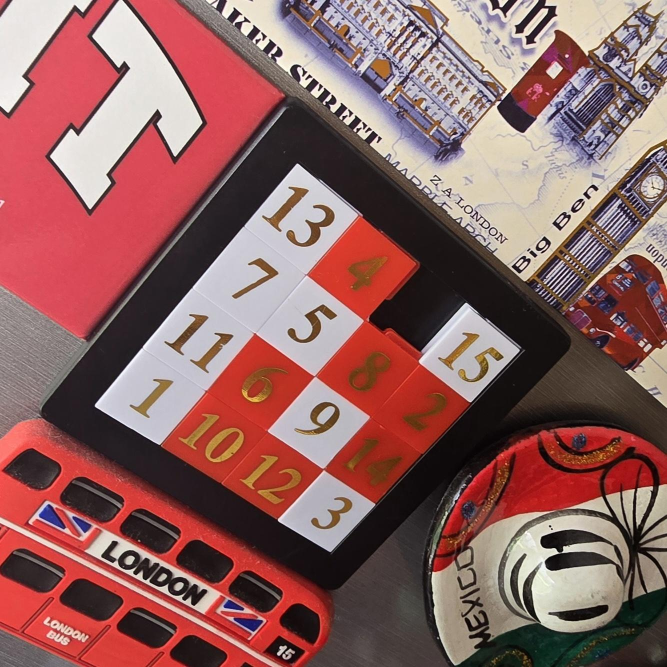
#> input picture assets/sample_puzzles/puzzle1.jpg, 1334 x 1334 px (shown at 1/2 size)
$ python debug_cli.py
#> lines starting #> are read from the running program, lines starting #| are printed output that depends on the picture; after the words box and inside, x2 and y2 are one past the last pixel; in counts of white or black regions, pixels touching at a corner belong together
#> in main, original is the input picture: shape (1334, 1334, 3); mean B, G, R 96.7, 98.3, 143.4
### puzzle15/vision/perspective.py
"""Perspective correction: locate the puzzle frame in a photo and warp it
to a top-down view.

Same contour-scoring/intersection approach as the original Reader project;
the only behavioral change is that failure to locate the puzzle now raises
VisionError instead of the caller receiving an implicit None and crashing
on unpacking.
"""

from __future__ import annotations

import logging

import cv2
import numpy as np

from puzzle15.vision.result import VisionError

logger = logging.getLogger(__name__)

MIN_CONTOUR_AREA = 1000
MIN_COLOR_FRACTION = 0.01
APPROX_POLY_EPSILON_RATIO = 0.04


def locate_and_warp(
    image: np.ndarray,
    color_config: dict,
    target_size: tuple[int, int] = (800, 800),
) -> tuple[np.ndarray, np.ndarray, np.ndarray]:
    """Find the puzzle frame in `image` and return a top-down warp of it.

    Returns (warped, binary_mask, debug_lines_image).
    Raises VisionError if no puzzle contour can be found.
    """
    binary_mask, mask_red, mask_white = _get_segmented_mask(image, color_config)
    vertices, lines_image = _get_vertices(image, binary_mask, mask_red, mask_white)

    if vertices is None:
        logger.warning("no puzzle contour found (min_area=%d, min_color_fraction=%.2f)", MIN_CONTOUR_AREA, MIN_COLOR_FRACTION)
        raise VisionError("Could not locate the puzzle's frame in the photo.")

    logger.debug("puzzle contour found, vertices (TL,TR,BR,BL)=%s", [tuple(v) for v in vertices.tolist()])
    warped = _warp(image, vertices.astype(np.float32), target_size)
    return warped, binary_mask, lines_image


def _get_segmented_mask(img: np.ndarray, color_config: dict) -> tuple[np.ndarray, np.ndarray, np.ndarray]:
    hsv = cv2.cvtColor(img, cv2.COLOR_BGR2HSV)
#> hsv: shape (1334, 1334, 3); mean H, S, V 74.5, 92, 145.3
    mask_red = cv2.inRange(hsv, color_config["low_red1"], color_config["up_red1"]) | cv2.inRange(
        hsv, color_config["low_red2"], color_config["up_red2"]
    )
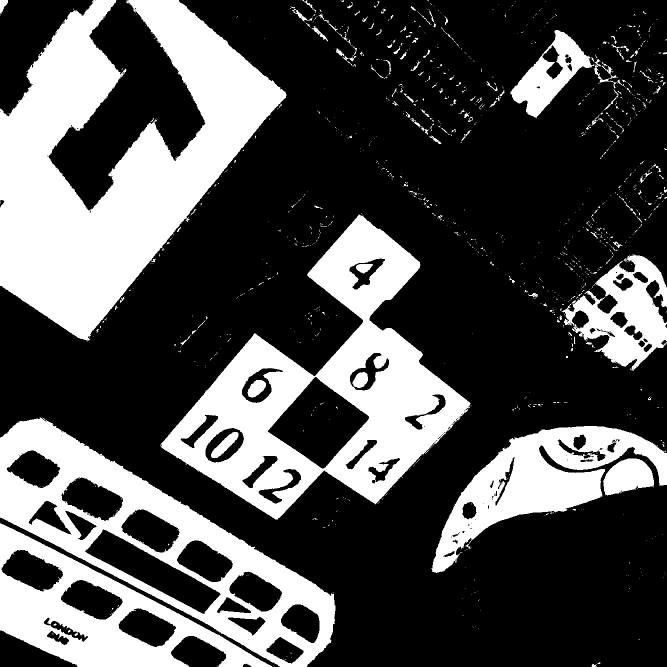
#> mask_red: shape (1334, 1334) (shown at 1/2 size); 31% white; 1170 white regions (1029 under 20 px), largest, box (x1, y1, x2, y2) and area: (0, 0, 574, 683) 187015, (321, 429, 943, 1039) 127065, (0, 835, 671, 1334) 84820
    mask_white = cv2.inRange(hsv, color_config["low_white"], color_config["up_white"])
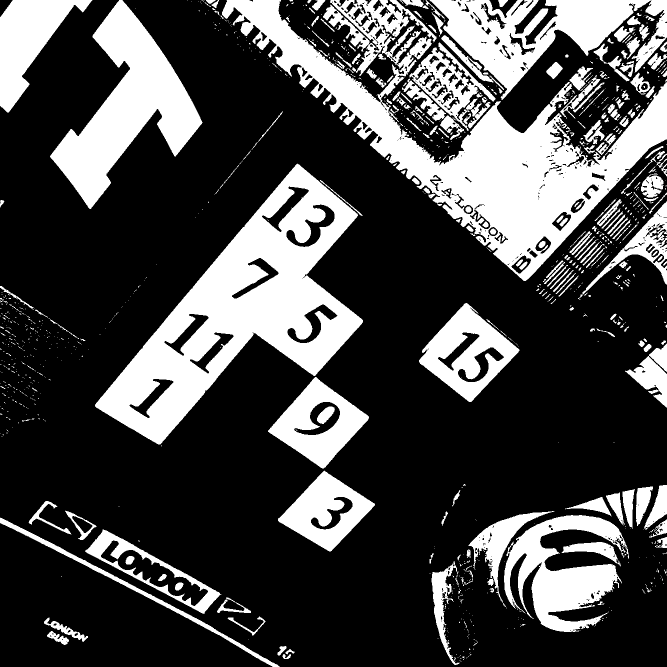
#> mask_white: shape (1334, 1334) (shown at 1/2 size); 28.2% white; 1120 white regions (853 under 20 px), largest, box (x1, y1, x2, y2) and area: (444, 0, 1334, 562) 123505, (190, 327, 726, 889) 105244, (100, 0, 405, 418) 48262
    binary_mask = mask_red | mask_white
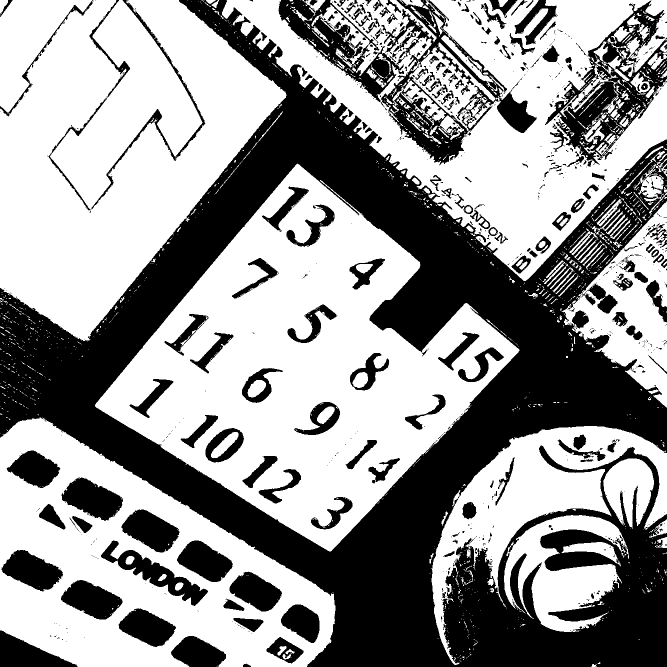
#> binary_mask: shape (1334, 1334) (shown at 1/2 size); 59.1% white; 792 black regions (590 under 20 px)
    return binary_mask, mask_red, mask_white


def _line_intersection(p1, p2, q1, q2) -> tuple[int, int] | None:
    a1, b1 = p2 - p1
    a2, b2 = q2 - q1

    denom = a1 * b2 - a2 * b1
    if denom == 0:
        return None

    dx = q1[0] - p1[0]
    dy = q1[1] - p1[1]

    t = (dx * b2 - dy * a2) / denom
    x = p1[0] + t * a1
    y = p1[1] + t * b1
    return int(x), int(y)


def _draw_extended_line(img, p1, p2, color, thickness=2) -> None:
    h, w = img.shape[:2]
    p1, p2 = np.array(p1, dtype=np.float32), np.array(p2, dtype=np.float32)
    if p2[0] - p1[0] == 0:
        cv2.line(img, (int(p1[0]), 0), (int(p1[0]), h), color, thickness)
    else:
        m = (p2[1] - p1[1]) / (p2[0] - p1[0])
        b = p1[1] - m * p1[0]
        cv2.line(img, (0, int(b)), (w, int(m * w + b)), color, thickness)


def _get_vertices(image, binary_mask, mask_red, mask_white):
    contours, _ = cv2.findContours(binary_mask, cv2.RETR_EXTERNAL, cv2.CHAIN_APPROX_SIMPLE)
#> contours = 1580 contours, 1435 with area under 20; largest, box (x1, y1, x2, y2) and area: (190, 327, 1039, 1103) 320507, (0, 0, 574, 683) 235135, (0, 835, 671, 1334) 214024, (444, 0, 1334, 562) 202582, (863, 852, 1334, 1330) 63652
    img_h, img_w = binary_mask.shape[:2]
    best_contour = None
    best_score = -1

    for contour in contours:
        area = cv2.contourArea(contour)
        if area < MIN_CONTOUR_AREA:
            continue

        contour_mask = np.zeros((img_h, img_w), dtype=np.uint8)
        cv2.drawContours(contour_mask, [contour], -1, 255, -1)
        red_pixels = cv2.countNonZero(cv2.bitwise_and(mask_red, mask_red, mask=contour_mask))
        white_pixels = cv2.countNonZero(cv2.bitwise_and(mask_white, mask_white, mask=contour_mask))

        if red_pixels < MIN_COLOR_FRACTION * area or white_pixels < MIN_COLOR_FRACTION * area:
            continue

        score = (area / (img_h * img_w)) * ((red_pixels + white_pixels) / area)
        if score > best_score:
            best_score = score
            best_contour = contour
#> this loop made 1580 passes
#> (area, red_pixels, white_pixels, score, best_score) on passes 262, 273, 278, 1015: (8761, 5303, 3770, 0.0051, 0.0051), (63651.5, 48042, 13280, 0.0345, 0.0345), (214024.5, 136808, 17520, 0.0867, 0.0867), (320507, 130900, 154459, 0.16, 0.16)
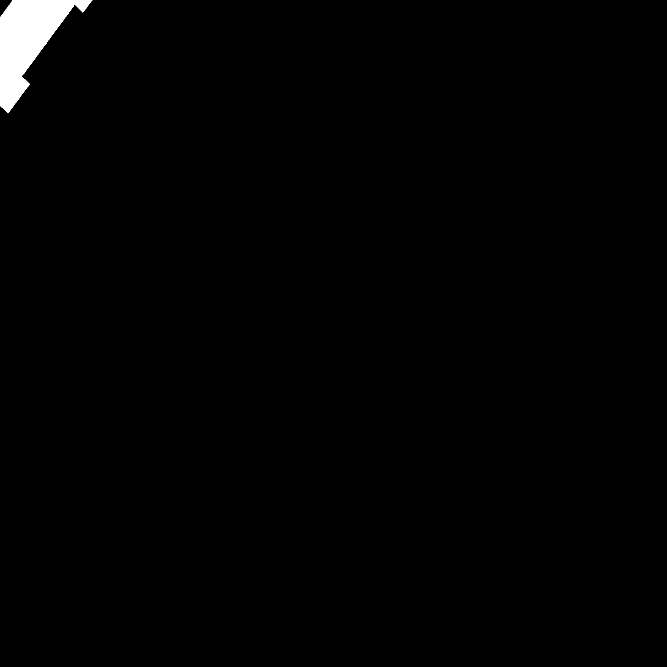
#> contour_mask: shape (1334, 1334) (shown at 1/2 size); 1% white; 1 white region, box (x1, y1, x2, y2) and area: (0, 0, 185, 225) 18235
#> after the loop, best_contour = contour of 1070 points, box (x1, y1, x2, y2) (190, 327, 1039, 1103), area 320507; best_score = 0.16

    logger.debug("contour search: %d candidates found, best_score=%.4f", len(contours), best_score)

    if best_contour is None:
        return None, None

    perimeter = cv2.arcLength(best_contour, True)
#> perimeter = 3074
#> (the rest of the program and of its run is left out)
